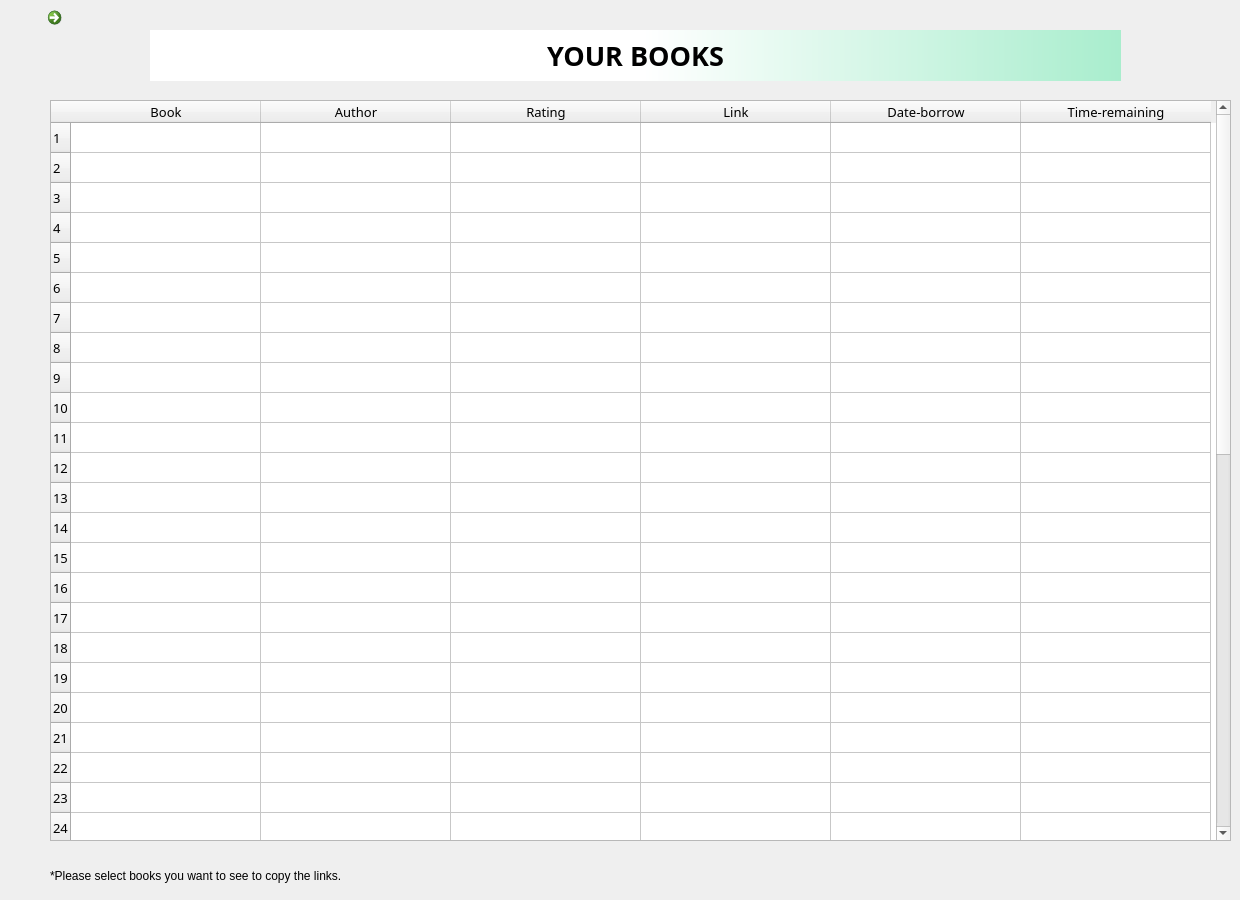
   <widget class="QWidget" name="page">
    <widget class="QTableWidget" name="tableBook">
     <property name="geometry">
      <rect>
       <x>50</x>
       <y>100</y>
       <width>1181</width>
       <height>741</height>
      </rect>
     </property>
     <property name="font">
      <font>
       <family>Gadugi</family>
       <pointsize>10</pointsize>
      </font>
     </property>
     <property name="cursor" stdset="0">
      <cursorShape>PointingHandCursor</cursorShape>
     </property>
     <property name="mouseTracking">
      <bool>true</bool>
     </property>
     <property name="verticalScrollMode">
      <enum>QAbstractItemView::ScrollPerPixel</enum>
     </property>
     <property name="horizontalScrollMode">
      <enum>QAbstractItemView::ScrollPerPixel</enum>
     </property>
     <property name="gridStyle">
      <enum>Qt::SolidLine</enum>
     </property>
     <property name="sortingEnabled">
      <bool>true</bool>
     </property>
     <property name="rowCount">
      <number>50</number>
     </property>
     <attribute name="horizontalHeaderCascadingSectionResizes">
      <bool>true</bool>
     </attribute>
     <attribute name="horizontalHeaderDefaultSectionSize">
      <number>190</number>
     </attribute>
     <row/>
     <row/>
     <row/>
     <row/>
     <row/>
     <row/>
     <row/>
     <row/>
     <row/>
     <row/>
     <row/>
     <row/>
     <row/>
     <row/>
     <row/>
     <row/>
     <row/>
     <row/>
     <row/>
     <row/>
     <row/>
     <row/>
     <row/>
     <row/>
     <row/>
     <row/>
     <row/>
     <row/>
     <row/>
     <row/>
     <row/>
     <row/>
     <row/>
     <row/>
     <row/>
     <row/>
     <row/>
     <row/>
     <row/>
     <row/>
     <row/>
     <row/>
     <row/>
     <row/>
     <row/>
     <row/>
     <row/>
     <row/>
     <row/>
     <row/>
     <column>
      <property name="text">
       <string>Book</string>
      </property>
     </column>
     <column>
      <property name="text">
       <string>Author</string>
      </property>
     </column>
     <column>
      <property name="text">
       <string>Rating</string>
      </property>
     </column>
     <column>
      <property name="text">
       <string>Link</string>
      </property>
     </column>
     <column>
      <property name="text">
       <string>Date-borrow</string>
      </property>
     </column>
     <column>
      <property name="text">
       <string>Time-remaining</string>
      </property>
     </column>
     <item row="0" column="0">
      <property name="text">
       <string/>
      </property>
      <property name="foreground">
       <brush brushstyle="NoBrush">
        <color alpha="255">
         <red>0</red>
         <green>0</green>
         <blue>0</blue>
        </color>
       </brush>
      </property>
     </item>
     <item row="0" column="1">
      <property name="text">
       <string/>
      </property>
     </item>
     <item row="0" column="2">
      <property name="text">
       <string/>
      </property>
      <property name="foreground">
       <brush brushstyle="NoBrush">
        <color alpha="255">
         <red>255</red>
         <green>255</green>
         <blue>0</blue>
        </color>
       </brush>
      </property>
     </item>
     <item row="0" column="3">
      <property name="text">
       <string/>
      </property>
     </item>
    </widget>
    <widget class="QLabel" name="label_7">
     <property name="geometry">
      <rect>
       <x>150</x>
       <y>30</y>
       <width>971</width>
       <height>51</height>
      </rect>
     </property>
     <property name="font">
      <font>
       <family>Gadugi</family>
       <pointsize>20</pointsize>
       <weight>75</weight>
       <bold>true</bold>
      </font>
     </property>
     <property name="styleSheet">
      <string notr="true">background-color: qlineargradient(spread:pad, x1:1, y1:0, x2:0, y2:0, stop:0 rgba(168, 237, 205, 255), stop:0.492611 rgba(255, 255, 255, 255));</string>
     </property>
     <property name="text">
      <string>YOUR BOOKS</string>
     </property>
     <property name="alignment">
      <set>Qt::AlignCenter</set>
     </property>
    </widget>
    <widget class="QCommandLinkButton" name="returnButton_3">
     <property name="geometry">
      <rect>
       <x>40</x>
       <y>0</y>
       <width>101</width>
       <height>91</height>
      </rect>
     </property>
     <property name="cursor">
      <cursorShape>PointingHandCursor</cursorShape>
     </property>
     <property name="mouseTracking">
      <bool>true</bool>
     </property>
     <property name="text">
      <string/>
     </property>
     <property name="icon">
      <iconset resource="LIBPRO.qrc">
       <normaloff>:/LIBPRO/back.ico</normaloff>:/LIBPRO/back.ico</iconset>
     </property>
     <property name="iconSize">
      <size>
       <width>80</width>
       <height>100</height>
      </size>
     </property>
    </widget>
    <widget class="QLabel" name="label_9">
     <property name="geometry">
      <rect>
       <x>50</x>
       <y>860</y>
       <width>1171</width>
       <height>31</height>
      </rect>
     </property>
     <property name="text">
      <string>*Please select books you want to see to copy the links.</string>
     </property>
    </widget>
   </widget>
